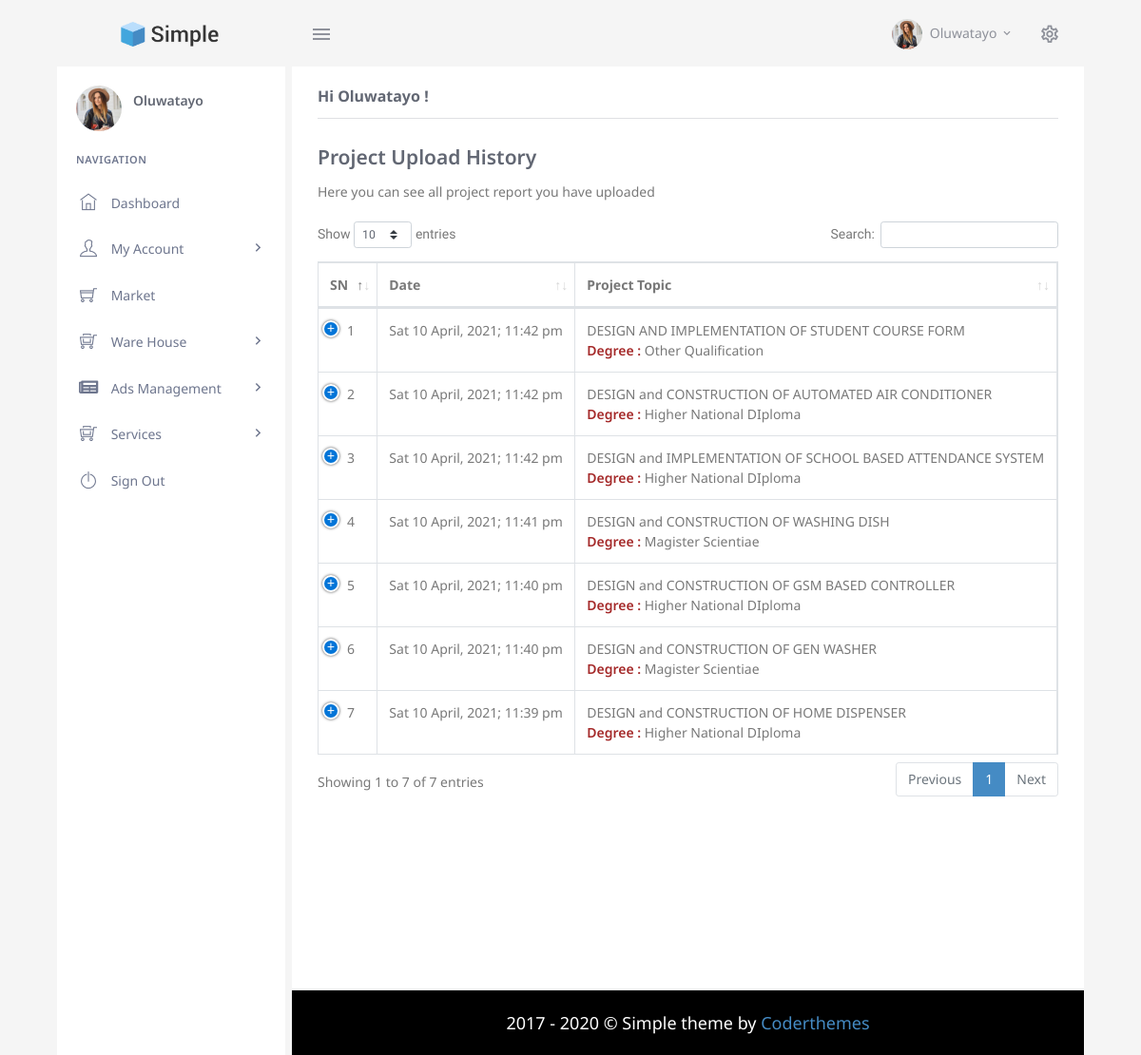
Page /account/uploadHistory.php (signed in) on the committed database.
### tables this page shows
CREATE TABLE `user` (
  `id` int(255) NOT NULL,
  `name` varchar(255) NOT NULL,
  `email` varchar(255) NOT NULL,
  `mobile` varchar(255) NOT NULL,
  `password` varchar(255) NOT NULL,
  `main_bal` decimal(20,2) DEFAULT 0.00,
  `earn_bal` decimal(20,2) NOT NULL DEFAULT 0.00,
  `providusID` varchar(255) NOT NULL,
  `providus_reference` varchar(255) NOT NULL,
  `accesskey` varchar(255) NOT NULL DEFAULT '0000',
  `bankInfo` longtext NOT NULL,
  `isverified` varchar(255) NOT NULL DEFAULT '0'
);

CREATE TABLE `market` (
  `projectID` int(255) NOT NULL,
  `userid` int(255) NOT NULL,
  `project_name` varchar(255) NOT NULL,
  `abstract` longtext NOT NULL,
  `proj_doc` varchar(255) NOT NULL,
  `no_of_pages` varchar(255) NOT NULL,
  `department` varchar(255) NOT NULL,
  `chapterno` varchar(255) NOT NULL,
  `degree_awarded` varchar(255) NOT NULL,
  `price` varchar(255) NOT NULL DEFAULT '0.00' COMMENT 'price set by admin',
  `percentage` int(255) NOT NULL DEFAULT 0,
  `status` varchar(255) NOT NULL DEFAULT 'pending',
  `downloads` varchar(255) NOT NULL DEFAULT '0',
  `date` varchar(255) NOT NULL
);

### config.php (called while the page is built, shortened)
<?php
class Config
{
	public $host = "localhost";
    public $db_name = "projecthub";
    public $username = "root";
    public $password = "";
	public function __construct()
    {
        try
        {
            $this->con = new PDO("mysql:host=" . $this->host . ";dbname=" . $this->db_name, $this->username, $this->password);
        }
        catch(PDOException $exception)
        {
            $this->con = null;
            echo "Connection error: " . $exception->getMessage();
			die();
        }
    }
}
?>

### account/uploadHistory.php (the view, shortened to what this page needs)
<?php
require "../action.php"; $action = new Action();
$uid = $_SESSION["uid"];
if(empty($uid)) {
	$action->redirect_to("../login");
	die();
} else {
	$userInfo = $action->userInfo($uid);
} ?>
<!DOCTYPE html>
<html lang="en">
<head>
        <link href="../assets/css/bootstrap.min.css" rel="stylesheet" type="text/css" id="bootstrap-stylesheet" />
        <link href="../assets/css/icons.min.css" rel="stylesheet" type="text/css" />
        <link href="../assets/css/app.min.css" rel="stylesheet" type="text/css" id="app-stylesheet" />
        <link href="../assets/libs/datatables/dataTables.bootstrap4.css" rel="stylesheet" type="text/css" />
        <link href="../assets/libs/datatables/buttons.bootstrap4.css" rel="stylesheet" type="text/css" />
        <link href="../assets/libs/datatables/responsive.bootstrap4.css" rel="stylesheet" type="text/css" />
        <link href="../assets/libs/datatables/select.bootstrap4.css" rel="stylesheet" type="text/css" />
    </head>
    <body>
        <div id="wrapper">
            <div class="navbar-custom">
                <ul class="list-unstyled topnav-menu float-right mb-0">
                    <li class="dropdown notification-list">
                        <a class="nav-link dropdown-toggle nav-user mr-0" data-toggle="dropdown" href="#" role="button" aria-haspopup="false" aria-expanded="false">
                            <img src="../assets/images/avatar-1.jpg" alt="user-image" class="rounded-circle">
                            <span class="pro-user-name ml-1">
                                    <?php echo $userInfo["name"];?>  <i class="mdi mdi-chevron-down"></i>
                            </span>
                        </a>
                    </li>
                    <li class="dropdown notification-list">
                        <a href="javascript:void(0);" class="nav-link right-bar-toggle">
                            <i class="mdi mdi-settings-outline noti-icon"></i>
                        </a>
                    </li>
                </ul>
                <div class="logo-box">
                    <a href="index.html" class="logo text-center logo-dark">
                        <span class="logo-lg">
                            <img src="../assets/images/logo-dark.png" alt="" height="26">
                        </span>
                    </a>
                </div>
                <ul class="list-unstyled topnav-menu topnav-menu-left m-0">
                    <li>
                        <button class="button-menu-mobile">
                            <i class="mdi mdi-menu"></i>
                        </button>
                    </li>
				</ul>
            </div>
<div class="left-side-menu">
                <div class="user-box">
					<div class="float-left">
						<img src="../assets/images/avatar-1.jpg" alt="" class="avatar-md rounded-circle">
					</div>
					<div class="user-info">
						<a href="#"><?php echo ucfirst($userInfo["name"]);?> </a>
					</div>
				</div>
            <?php echo $action->sideMenu($uid);?>
    </div>
            <div class="content-page">
                <div class="content">
                    <div class="container-fluid">
                        <div class="row">
                            <div class="col-12">
                                <div>
                                    <h4 class="header-title mb-3">Hi <?php echo ucfirst($userInfo["name"]);?>!</h4>
                                </div>
                            </div>
                        </div>
                        <div class="row">
                            <div class="col-12">
								<h4><b> Project Upload History</b></h4> Here you can see all project report you have uploaded<br><br>
							</div>
						</div>
                        <div class="row">
                            <div class="col-12">
								 <table id="datatable" class="table table-bordered dt-responsive nowrap" style="border-collapse: collapse; border-spacing: 0; width: 100%;">
                                        <thead>
                                            <tr>
                                                <th>SN</th>
												<th>Date</th>
												<th>Project Topic</th>
                                            </tr>
                                        </thead>
                                        <tbody>
                                            <tr>
                                                <?php
														$i = 0;
														$getHis = $action->query("select * from market where userid='$uid' order by projectID desc"); $getHis->execute();
														foreach ($getHis as $dss) { $i++;
													?>
													<td><?php echo $i;?></td>
													<td><?php echo $dss['date'];?></td>
													<td><?php echo $dss['project_name'];?> <br>
														<b style="color: brown">Degree : </b><?php echo $action->degree(strtolower($dss['degree_awarded']));?>
													</td>
												</tr>
												<?php } ?>
                                        </tbody>
                                    </table>
                            </div>
                        </div>
                    </div>
					<?php require "foot.php"; ?>
                </div>
            </div>
        </div>
    </body>
</html>

### action.php (shortened to what this page needs)
<?php
require_once "config.php";
class Action extends Config  {
	public function userInfo($uid) {
		try {
			$queryRun = $this->con->prepare("select * from user where id='$uid'"); $queryRun->execute();
			$queryRuns = $queryRun->fetch(PDO::FETCH_ASSOC);
			return $queryRuns;
		} catch(PDOException $e) {
			return $e->getMessage();
		}
	}
	public function sideMenu($uid) { ?>
		<div id="sidebar-menu">
                <ul class="metismenu" id="side-menu">
                    <li class="menu-title">Navigation</li>
                    <li>
                        <a href="dashboard">
                            <i class="ti-home"></i>
                            <span> Dashboard </span>
                        </a>
                    </li>
                    <li>
                        <a href="javascript: void(0);">
                            <i class="ti-user"></i>
                            <span> My Account </span>
                            <span class="menu-arrow"></span>
                        </a>
                    </li>
                    <li>
                        <a href="../market">
                            <i class="ti-shopping-cart"></i>
                            <span> Market </span>
                        </a>
                    </li>
                    <li>
                        <a href="javascript: void(0);">
                            <i class="ti-shopping-cart-full"></i>
                            <span>  Ware House  </span>
                            <span class="menu-arrow"></span>
                        </a>
                    </li>
                    <li>
                        <a href="javascript: void(0);">
                            <i class="fa fa-newspaper"></i>
                            <span>  Ads Management  </span>
                            <span class="menu-arrow"></span>
                        </a>
                    </li>
                    <li>
                        <a href="javascript: void(0);">
                            <i class="ti-shopping-cart-full"></i>
                            <span> Services </span>
                            <span class="menu-arrow"></span>
                        </a>
                    </li>
                    <li>
                        <a href="logOff" onclick="logOff(event)">
                            <i class="ti-power-off"></i>
                            <span> Sign Out </span>
                        </a>
                    </li>
                </ul>
            </div>
	<?php }
	public function adminsideMenu($uid) { ?>
	<?php }
	public function degree($dg) {
		switch($dg) {
			case "hnd" :
				$progname = "Higher National DIploma";
			break;
			case "msc" :
				$progname = "Magister Scientiae";
			break;
			case "others" :
				$progname = "Other Qualification";
			break;
		}
		return $progname;
	}
	public function query($query) {
        $query = $this->con->prepare($query);
        return $query;
    }
		echo "Page:   $page  - ";  if($PERPAGE_LIMIT * $page > $count) { echo $count; } else { echo $PERPAGE_LIMIT * $page; } ?>
		<?php echo ' out of '. $count  . ' ' . $output;
}
?>

### account/foot.php (shortened to what this page needs)
<footer class="footer" style="background: #000">
    <div class="container-fluid">
        <div class="row">
            <div class="col-md-12" style="color: #fff; font-size: 18px">
                2017 - 2020 &copy; Simple theme by <a href="#">Coderthemes</a>
            </div>
        </div>
    </div>
</footer>

### rows in the picture
user: name "Oluwatayo"
market: date "Sat 10 April, 2021; 11:42 pm", project_name "DESIGN AND IMPLEMENTATION OF STUDENT COURSE FORM", degree_awarded "Other Qualification"
market: date "Sat 10 April, 2021; 11:42 pm", project_name "DESIGN and CONSTRUCTION OF AUTOMATED AIR CONDITIONER", degree_awarded "Higher National DIploma"
market: date "Sat 10 April, 2021; 11:42 pm", project_name "DESIGN and IMPLEMENTATION OF SCHOOL BASED ATTENDANCE SYSTEM", degree_awarded "Higher National DIploma"
market: date "Sat 10 April, 2021; 11:41 pm", project_name "DESIGN and CONSTRUCTION OF WASHING DISH", degree_awarded "Magister Scientiae"
market: date "Sat 10 April, 2021; 11:40 pm", project_name "DESIGN and CONSTRUCTION OF GSM BASED CONTROLLER", degree_awarded "Higher National DIploma"
market: date "Sat 10 April, 2021; 11:40 pm", project_name "DESIGN and CONSTRUCTION OF GEN WASHER", degree_awarded "Magister Scientiae"
market: date "Sat 10 April, 2021; 11:39 pm", project_name "DESIGN and CONSTRUCTION OF HOME DISPENSER", degree_awarded "Higher National DIploma"
